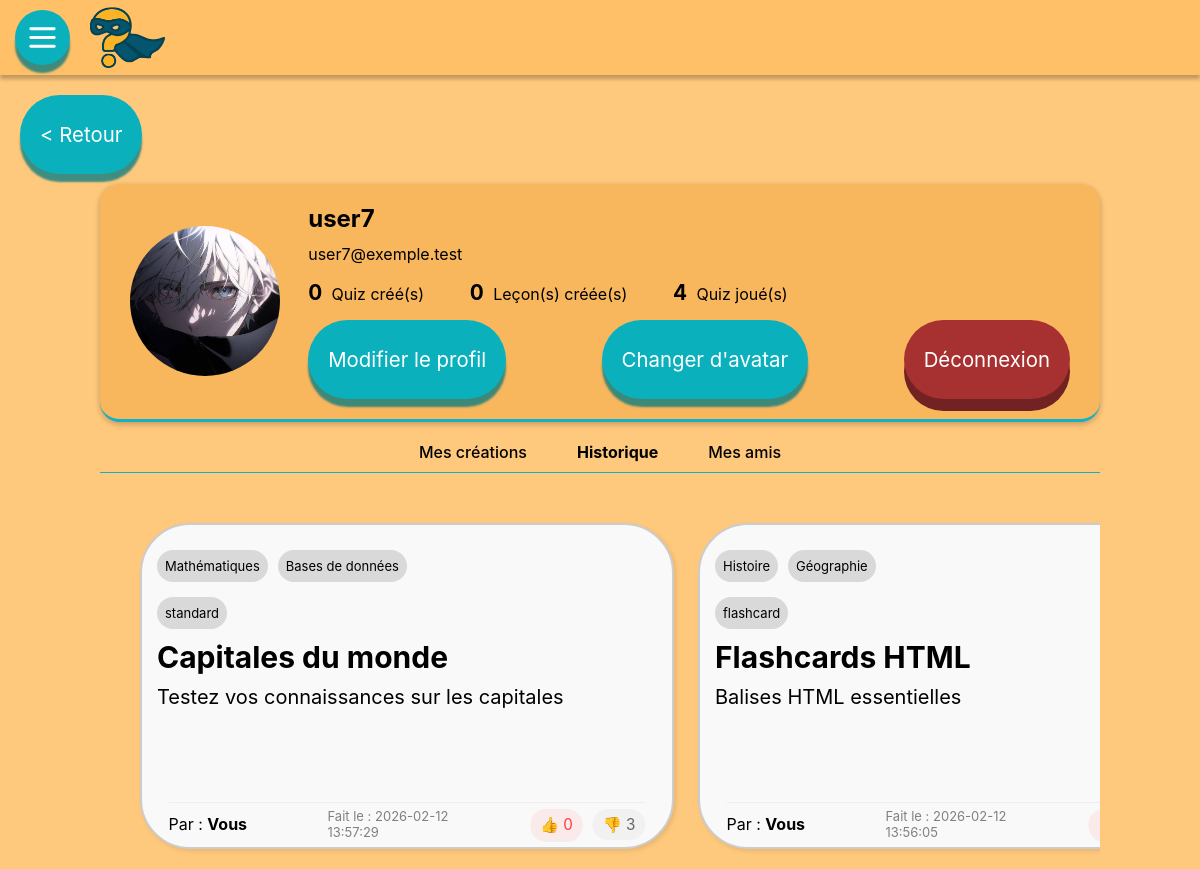
Page /?page=profil&action=showHistory (signed in) on the committed database.
### tables this page shows
CREATE TABLE users(
                id INTEGER PRIMARY KEY AUTOINCREMENT,
                username TEXT NOT NULL,
                password TEXT NOT NULL,
                email TEXT NOT NULL,
                description TEXT DEFAULT '',
                admin BOOLEAN DEFAULT 0, picture_path TEXT DEFAULT NULL,
                UNIQUE(email)
            );

CREATE TABLE quiz(
                id INTEGER PRIMARY KEY AUTOINCREMENT,
                user_id INTEGER,
                title TEXT NOT NULL,
                description TEXT,
                difficulty INTEGER,
                disponibilite TEXT,
                date DATE,
                genre TEXT NOT NULL,
                FOREIGN KEY (user_id) REFERENCES users(id) ON DELETE CASCADE,
                CHECK (genre IN ('flashcard','standard','test')),
                CHECK (disponibilite IN ('public','private','ami'))
            );

### config/config.php (called while the page is built, shortened)
<?php
function getDbConnection() {
    try{
        $conn = new PDO("sqlite:" . ROOT . "/database/database.db");
        $conn->setAttribute(PDO::ATTR_ERRMODE, PDO::ERRMODE_EXCEPTION);
        $conn->setAttribute(PDO::ATTR_TIMEOUT, 5000);
        $conn->exec("PRAGMA journal_mode = WAL");
    }catch(PDOException $e){
        die("Connection failed: " . $e->getMessage());
    }catch(Exception $e){
        die("Error: " . $e->getMessage());
    }
    return $conn;
}
?>

### src/models/ProfileModel.php (called while the page is built, shortened)
<?php
class ProfileModel
{
    private $db;
    public function __construct($db)
    {
        $this->db = $db;
    }
    public function getCredentials(string $id)
    {
        $stmt = $this->db->prepare("SELECT * FROM users WHERE id = ?");
        $stmt->execute([$id]);
        return $stmt->fetch(PDO::FETCH_ASSOC);
    }
    public function getQuizCreated(int $id): int
    {
        $stmt = $this->db->prepare("SELECT COUNT(id) AS total FROM quiz WHERE user_id = ?");
        $stmt->execute([$id]);
        $result = $stmt->fetch(PDO::FETCH_ASSOC);
        return (int)$result['total'];
    }
    public function getLessonsCreated(int $id): int
    {
        $stmt = $this->db->prepare("SELECT COUNT(id) AS total FROM lecon WHERE user_id = ?");
        $stmt->execute([$id]);
        $result = $stmt->fetch(PDO::FETCH_ASSOC);
        return (int)$result['total'];
    }
    public function getGamesNumber(int|string $id): int
    {
        $stmt = $this->db->prepare("SELECT COUNT(id) AS resultat FROM resultat WHERE user_id = ?");
        $stmt->execute([$id]);
        $result = $stmt->fetch(PDO::FETCH_ASSOC);
        return (int)$result['resultat'];
    }
    public function getQuizPlayed(int|string $id): array|false
    {
        $stmt = $this->db->prepare("SELECT
                q.id,
                q.genre,
                q.date,
                u.username AS user_name,
                r.score as note,
                r.dateRealisation AS dateRealisation,
                (
                    SELECT GROUP_CONCAT(DISTINCT c.categorieName)
                    FROM categorie_quiz cq
                    JOIN categories c ON c.id = cq.category_id
                    WHERE cq.quiz_id = q.id
                ) AS categories,
                q.title,
                q.difficulty,
                q.description,
                (SELECT COUNT(*) FROM likes l WHERE l.quiz_id = q.id) AS nbjaime,
                (SELECT COUNT(*) FROM dislikes d WHERE d.quiz_id = q.id) AS nbjaimepas
            FROM quiz q
            JOIN users u ON u.id = q.user_id
            JOIN resultat r on r.quiz_id = q.id
            WHERE r.user_id = ?
            ORDER BY r.dateRealisation DESC");
        $stmt->execute([$id]);
        $results = $stmt->fetchAll(PDO::FETCH_ASSOC);
        return $results;
    }
}

### src/views/profil.php (the view, shortened to what this page needs)
<?php
require_once 'partials/header.php';
?>
<link rel="stylesheet" href="https://cdnjs.cloudflare.com/ajax/libs/font-awesome/7.0.1/css/all.min.css">
</head>
<body>
    <button onclick="window.location.href='?page=home'" class="button" style="margin: 20px 0 0 20px"><span></span>
        <p>&lt; Retour</p>
    </button>
    <div class="container">
        <div class="profile-card">
            <?php if ($infosUser['picture_path'] !== null) : ?>
                <img
                    src="<?= htmlspecialchars($infosUser['picture_path']) ?>"
                    alt="Photo de profil"
                    class="profilPicture">
            <?php else : ?>
                <div class="avatarPrime"><?= htmlspecialchars($infosUser['username'][0]) ?></div>
            <?php endif; ?>
            <div class="info">
                <h2><?= $infosUser['username'] ?></h2>
                <p class="username"><?= $infosUser['email'] ?></p>
                <div class="stats">
                    <div>
                        <span class="number"><?= $creation ?></span>
                        <span class="label">Quiz créé(s)</span>
                    </div>
                    <div>
                        <span class="number"><?= $lessonCreated ?></span>
                        <span class="label">Leçon(s) créée(s)</span>
                    </div>
                    <div>
                        <span class="number"><?= $played ?></span>
                        <span class="label">Quiz joué(s)</span>
                    </div>
                </div>
                <div class="action">
                    <button id="editProfil" class="button"><span></span>
                        <p>Modifier le profil</p>
                    </button>
                    <form method="POST" action="?page=profil&action=uploadPicture" enctype="multipart/form-data" id="avatarForm">
                        <button type="button" class="button" id="uploadBtn"><span></span>
                            <p>Changer d'avatar</p>
                        </button>
                    </form>
                    <button class="button signalement" onclick="window.location.href='?page=log&typelog=logout'"><span></span>
                        <p>Déconnexion</p>
                    </button>
                </div>
            </div>
        </div>
        <div class="tabs">
            <span class="<?= $activeTab === 'creations' ? 'active' : '' ?>"
                onclick="window.location.href='?page=profil'">
                Mes créations
            </span>
            <span class="<?= $activeTab === 'history' ? 'active' : '' ?>"
                onclick="window.location.href='?page=profil&action=showHistory'">
                Historique
            </span>
            <span class="<?= $activeTab === 'friends' ? 'active' : '' ?>"
                onclick="window.location.href='?page=profil&action=displayFriends'">
                Mes amis
            </span>
        </div>
        <div class="quiz-container">
            <?php if (isset($friends)) : ?>
                <?php if ($friends === false) : ?>
                    <p>
                        Vous n'avez pas d'amis pour le moment.
                        <a href="?page=notification">Cliquez ici pour en ajouter</a>
                    </p>
                <?php else : ?>
                    <?php foreach ($friends as $friend) : ?>
                        <div class="friend-card">
                            <?php if ($friend['friend_picture']) : ?>
                                <img
                                    src="<?= htmlspecialchars($friend['friend_picture']) ?>"
                                    alt="Photo de profil"
                                    class="avatar">
                            <?php else : ?>
                                <div class="avatar"><?= htmlspecialchars($friend['friend_name'][0]) ?></div>
                            <?php endif; ?>
                            <div>
                                <h3><?= htmlspecialchars($friend['friend_name']) ?></h3>
                                <p><?= htmlspecialchars($friend['friend_email']) ?></p>
                                <button data-action="deleteFriend" data-title="<?= $friend['friend_name'] ?>" data-id="<?= $friend['friend_id'] ?>" class="deleteFriend">Supprimer cet ami</button>
                            </div>
                        </div>
                    <?php endforeach; ?>
                <?php endif; ?>
                <?php elseif (isset($hist)) : ?>
                    <div class="newCreations">
                        <?php for ($i = 0; $i < count($hist); $i++): ?>
                            <article class="quiz">
                                <div class="quiz-cat">
                                    <?php if (!empty($hist[$i]['categories'])): ?>
                                        <?php foreach ($hist[$i]['categories'] as $cat): ?>
                                            <span class="category"><?= htmlspecialchars($cat) ?></span>
                                        <?php endforeach; ?>
                                    <?php endif; ?>
                                </div>
                                <p class="quiz-genre"><?= htmlspecialchars($hist[$i]['genre'] ?? '') ?></p>
                                <br>
                                <p class="quiz-title"><?= htmlspecialchars($hist[$i]['title'] ?? '') ?></p>
                                <br>
                                <p class="quiz-description"><?= htmlspecialchars($hist[$i]['description'] ?? '') ?></p>
                                <br>
                                <br>
                                <div class="quiz-footer">
                                    <p class="quiz-auteur">Par : <span class="author">Vous</span></p>
                                    <p class="quiz-date">Fait le : <?= htmlspecialchars($hist[$i]['dateRealisation'] ?? '') ?></p>
                                    <div class="quiz-reactions">
                                        <span class="reaction like">👍 <?= htmlspecialchars($hist[$i]['nbjaime'] ?? 0) ?></span>
                                        <span class="reaction dislike">👎 <?= htmlspecialchars($hist[$i]['nbjaimepas'] ?? 0) ?></span>
                                    </div>
                            </article>
                        <?php endfor; ?>
                    <?php else :  ?>
                        <p class="no-content">Vous n'avez créé aucun quiz pour le moment.</p>
                    <?php endif; ?>
                    </div>
                    </div>
</body>
</html>

### public/assets/style/profil.css (style rules this page uses)
.container { justify-self: center; position: relative; width: 90%; max-width: 1000px; }
button { border-radius: 75px; background-color: #0ab1bd; color: white; border: none; padding: 21px 36px; font-size: 1.3rem; min-height: 50px; cursor: pointer; box-shadow: 0 12px 0 #087b86; }
.action { display: flex; flex-direction: row; gap: 20px; justify-content: space-between; }
.profile-card { background-color: #f8b65d; border-radius: 20px; box-shadow: 0 2px 6px rgba(0, 0, 0, 0.25); padding: 2% 3%; display: flex; align-items: center; gap: 3%; border-bottom: 3px solid #10b3c6; margin-top: 1%; }
.info { flex: 1; text-align: left; }
.info h2 { margin: 0; font-size: 1.5rem; }
.info .username { margin: 1.5% 0; color: black; }
.stats { display: flex; align-items: center; gap: 6%; margin-bottom: 2%; }
.stats .number { font-weight: bold; font-size: 1.3rem; }
.stats .label { margin-left: 0.3rem; }
.tabs { display: flex; justify-content: center; gap: 5%; margin-top: 2%; border-bottom: 1px solid #10b3c6; padding-bottom: 1%; }
.tabs span { font-weight: 500; cursor: pointer; }
.quiz-container { margin-top: 3%; display: flex; justify-content: center; gap: 5%; flex-wrap: wrap; row-gap: 20px; }
.newCreations { display: flex; flex-direction: row; gap: 1.5rem; justify-content: flex-start; align-items: stretch; overflow-x: auto; padding: 0 4%; }
.newCreations .quiz { position: relative; border: 2px solid #ccc; border-radius: 50px; padding: 15px; width: 500px; aspect-ratio: 12/7; box-shadow: 2px 2px 5px rgba(0, 0, 0, 0.1); background-color: #f9f9f9; transition: transform 0.2s; font-size: 16px; margin-bottom: 20px; margin-top: 20px; flex-shrink: 0; transition: all 0.3s ease; }
.newCreations .quiz .quiz-cat { display: flex; flex-wrap: wrap; margin-top: 10px; margin-bottom: 10px; gap: 10px; }
.category, p.quiz-genre { border-radius: 50px; background-color: #d9d9d9; font-size: small; padding: 8px 8px 8px 8px; }
.newCreations .quiz p { display: inline-block; margin-top: 5px; margin-bottom: 5px; }
.newCreations .quiz p.quiz-title { font-weight: bold; font-size: 30px; }
.newCreations .quiz p.quiz-description { font-size: 20px; }
.newCreations .quiz p.quiz-date { font-size: small; color: grey; }
.newCreations .quiz .quiz-footer { display: grid; grid-template-columns: 1fr 1fr 1fr; justify-content: space-between; align-items: center; margin-top: 15px; padding-top: 1%; position: absolute; bottom: 2%; left: 50%; width: 90%; border-top: 1px solid #eee; transform: translate(-50%, 0); }
.newCreations .quiz .quiz-footer > *:nth-child(2) { justify-self: center; }
.newCreations .quiz .quiz-footer > *:nth-child(3) { justify-self: right; }
.newCreations .quiz .quiz-footer .quiz-date { font-size: small; color: grey; margin: 0; display: inline-block; }
.newCreations .quiz .quiz-footer .quiz-reactions { display: flex; gap: 10px; align-items: center; margin: 0; }
.newCreations .quiz .quiz-footer .quiz-reactions .reaction { display: inline-flex; align-items: center; gap: 6px; padding: 6px 10px; border-radius: 20px; font-size: 0.95rem; color: #073238; background-color: rgba(0, 0, 0, 0.03); }
.newCreations .quiz .quiz-footer .quiz-reactions .like { color: #ff3b3b; background-color: rgba(255, 59, 59, 0.08); box-shadow: 0 2px 0 rgba(0, 0, 0, 0.04); }
.newCreations .quiz .quiz-footer .quiz-reactions .dislike { color: #666; background-color: rgba(0, 0, 0, 0.03); }
p, h3 { margin: 0%; }
.tabs span { cursor: pointer; }
.tabs span.active { font-weight: bold; }
.author { font-weight: bold; }
.profilPicture { width: 150px; height: 150px; border-radius: 100%; }

### public/assets/style/global.css (style rules this page uses)
body { font-family: 'Inter', sans-serif; background-color: #ffc97d; margin: 0; }
.button { all: unset; }
.signalement>span { background-color: rgb(167, 48, 48) !important; box-shadow: 0 12px 0 rgb(114, 34, 34) !important; }
.button, .searchbar, .input, .flatinput, .textarea { display: flex; position: relative; align-items: center; padding: 20px; justify-content: flex-start; gap: 20px; width: max-content; height: max-content; }
.button>span, .searchbar>span, .input>span, .flatinput>span, .textarea>span { position: absolute; inset: 0; background: #0ab1bd; border-radius: calc(infinity * 1px); cursor: pointer; z-index: 0; box-shadow: 0px 8px 2px #007881bf; transition: background ease-out 0.2s; }
.button>p { text-align: center; }
.button>p, .searchbar>p { font-size: min(1.7vw, 25px); line-height: 39px; color: #fff; margin: 0; z-index: 1; user-select: none; pointer-events: none; transition: color ease-out 0.2s; }

### rows in the picture
users: picture_path (picture), username "user7", email "user7@exemple.test"
quiz: cat "Mathématiques", cat "Bases de données", genre "standard", title "Capitales du monde", description "Testez vos connaissances sur les capitales", dateRealisation "2026-02-12 13:57:29", nbjaime "0", nbjaimepas "3"
quiz: cat "Histoire", cat "Géographie", genre "flashcard", title "Flashcards HTML", description "Balises HTML essentielles", dateRealisation "2026-02-12 13:56:05"

### other values in the picture
$creation "0"
$lessonCreated "0"
$played "4"
